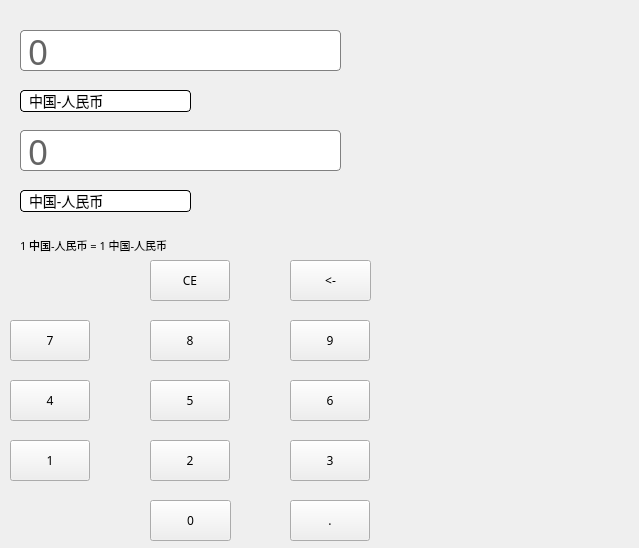
<?xml version="1.0" encoding="UTF-8"?>
<ui version="4.0">
 <class>huobi</class>
 <widget class="QWidget" name="huobi">
  <property name="geometry">
   <rect>
    <x>0</x>
    <y>0</y>
    <width>639</width>
    <height>548</height>
   </rect>
  </property>
  <property name="maximumSize">
   <size>
    <width>1000</width>
    <height>10000</height>
   </size>
  </property>
  <property name="font">
   <font>
    <family>宋体</family>
    <italic>false</italic>
    <bold>false</bold>
   </font>
  </property>
  <property name="windowTitle">
   <string>拉胯计算器</string>
  </property>
  <property name="styleSheet">
   <string notr="true"/>
  </property>
  <widget class="QWidget" name="centralWidget" native="true">
   <property name="geometry">
    <rect>
     <x>0</x>
     <y>0</y>
     <width>411</width>
     <height>571</height>
    </rect>
   </property>
   <property name="styleSheet">
    <string notr="true">QComboBox {
padding-left: 8px;
padding-right: 24px;
color: black; /* 修改文本颜色为黑色 */
background-color: white; /* 修改背景颜色为白色 */
border: 1px solid black; /* 边框样式 */
border-radius: 4px;
font-size: 14px;
selection-background-color: rgb(200, 200, 200); /* 选中项背景颜色 */
}

QComboBox:hover {
border: 1px solid rgb(100, 100, 100); /* 鼠标悬停时边框样式 */
}

QComboBox::drop-down {
width: 20px;
height: 20px;
subcontrol-origin: padding;
subcontrol-position: right;
border: none;
background-color: transparent;
}


QComboBox::down-arrow:hover {
image: url(:/img/down_gray.png); /* 鼠标悬停时的下拉箭头图标，灰色 */
}

QComboBox QAbstractItemView {
background-color: white;
color: black;
}

QComboBox QAbstractItemView::item {
height: 26px;
font-size: 14px;
}

QComboBox QAbstractItemView::item:hover {
background-color: rgb(200, 200, 200); /* 鼠标悬停时的下拉列表项背景颜色 */
}

QLabel{
font-size: 11px;
}
QLineEdit {
    padding: 5px;
    color: black;
    background-color: white;
    border: 1px solid rgb(128, 128, 128);
    border-radius: 4px;
    font-size: 35px;
}

QLineEdit:hover {
    border: 1px solid rgb(100, 100, 100);
}

QLineEdit:focus {
    border: 2px solid rgb(0, 170, 255); /* 获得焦点时的边框颜色 */
    background-color: rgb(240, 240, 240); /* 获得焦点时的背景颜色 */
}

QLineEdit:disabled {
    background-color: rgb(220, 220, 220);
}

QLineEdit::placeholder {
    color: rgb(150, 150, 150);
}

QLineEdit::hover::placeholder {
    color: rgb(100, 100, 100);
}

QLineEdit[readOnly=&quot;true&quot;] {
    background-color: rgb(240, 240, 240);
}

QLineEdit[readOnly=&quot;true&quot;]:hover {
    border: 1px solid rgb(220, 220, 220);
}
</string>
   </property>
   <widget class="QComboBox" name="comboBox">
    <property name="geometry">
     <rect>
      <x>20</x>
      <y>90</y>
      <width>171</width>
      <height>22</height>
     </rect>
    </property>
    <item>
     <property name="text">
      <string>中国-人民币</string>
     </property>
    </item>
    <item>
     <property name="text">
      <string>美国-美元</string>
     </property>
    </item>
    <item>
     <property name="text">
      <string>哥伦比亚-比索</string>
     </property>
    </item>
    <item>
     <property name="text">
      <string>印度-卢比</string>
     </property>
    </item>
    <item>
     <property name="text">
      <string>欧洲-欧元</string>
     </property>
    </item>
    <item>
     <property name="text">
      <string>日本-日元</string>
     </property>
    </item>
    <item>
     <property name="text">
      <string>加拿大-元</string>
     </property>
    </item>
    <item>
     <property name="text">
      <string>阿根廷-比索</string>
     </property>
    </item>
    <item>
     <property name="text">
      <string>香港-港元</string>
     </property>
    </item>
    <item>
     <property name="text">
      <string>台湾-新台币</string>
     </property>
    </item>
   </widget>
   <widget class="QLabel" name="label_4">
    <property name="geometry">
     <rect>
      <x>20</x>
      <y>230</y>
      <width>381</width>
      <height>31</height>
     </rect>
    </property>
    <property name="text">
     <string>1 中国-人民币 = 1 中国-人民币</string>
    </property>
   </widget>
   <widget class="QComboBox" name="comboBox_2">
    <property name="geometry">
     <rect>
      <x>20</x>
      <y>190</y>
      <width>171</width>
      <height>22</height>
     </rect>
    </property>
    <item>
     <property name="text">
      <string>中国-人民币</string>
     </property>
    </item>
    <item>
     <property name="text">
      <string>美国-美元</string>
     </property>
    </item>
    <item>
     <property name="text">
      <string>哥伦比亚-比索</string>
     </property>
    </item>
    <item>
     <property name="text">
      <string>印度-卢比</string>
     </property>
    </item>
    <item>
     <property name="text">
      <string>欧洲-欧元</string>
     </property>
    </item>
    <item>
     <property name="text">
      <string>日本-日元</string>
     </property>
    </item>
    <item>
     <property name="text">
      <string>加拿大-元</string>
     </property>
    </item>
    <item>
     <property name="text">
      <string>阿根廷-比索</string>
     </property>
    </item>
    <item>
     <property name="text">
      <string>香港-港元</string>
     </property>
    </item>
    <item>
     <property name="text">
      <string>台湾-新台币</string>
     </property>
    </item>
   </widget>
   <widget class="QPushButton" name="pushButton">
    <property name="geometry">
     <rect>
      <x>150</x>
      <y>500</y>
      <width>81</width>
      <height>41</height>
     </rect>
    </property>
    <property name="text">
     <string>0</string>
    </property>
   </widget>
   <widget class="QPushButton" name="pushButton_2">
    <property name="geometry">
     <rect>
      <x>10</x>
      <y>440</y>
      <width>80</width>
      <height>41</height>
     </rect>
    </property>
    <property name="text">
     <string>1</string>
    </property>
   </widget>
   <widget class="QPushButton" name="pushButton_3">
    <property name="geometry">
     <rect>
      <x>150</x>
      <y>440</y>
      <width>80</width>
      <height>41</height>
     </rect>
    </property>
    <property name="text">
     <string>2</string>
    </property>
   </widget>
   <widget class="QPushButton" name="pushButton_4">
    <property name="geometry">
     <rect>
      <x>290</x>
      <y>440</y>
      <width>80</width>
      <height>41</height>
     </rect>
    </property>
    <property name="text">
     <string>3</string>
    </property>
   </widget>
   <widget class="QPushButton" name="pushButton_5">
    <property name="geometry">
     <rect>
      <x>10</x>
      <y>380</y>
      <width>80</width>
      <height>41</height>
     </rect>
    </property>
    <property name="text">
     <string>4</string>
    </property>
   </widget>
   <widget class="QPushButton" name="pushButton_6">
    <property name="geometry">
     <rect>
      <x>150</x>
      <y>380</y>
      <width>80</width>
      <height>41</height>
     </rect>
    </property>
    <property name="text">
     <string>5</string>
    </property>
   </widget>
   <widget class="QPushButton" name="pushButton_7">
    <property name="geometry">
     <rect>
      <x>290</x>
      <y>380</y>
      <width>80</width>
      <height>41</height>
     </rect>
    </property>
    <property name="text">
     <string>6</string>
    </property>
   </widget>
   <widget class="QPushButton" name="pushButton_8">
    <property name="geometry">
     <rect>
      <x>10</x>
      <y>320</y>
      <width>80</width>
      <height>41</height>
     </rect>
    </property>
    <property name="text">
     <string>7</string>
    </property>
   </widget>
   <widget class="QPushButton" name="pushButton_9">
    <property name="geometry">
     <rect>
      <x>150</x>
      <y>320</y>
      <width>80</width>
      <height>41</height>
     </rect>
    </property>
    <property name="text">
     <string>8</string>
    </property>
   </widget>
   <widget class="QPushButton" name="pushButton_10">
    <property name="geometry">
     <rect>
      <x>290</x>
      <y>320</y>
      <width>80</width>
      <height>41</height>
     </rect>
    </property>
    <property name="text">
     <string>9</string>
    </property>
   </widget>
   <widget class="QPushButton" name="pushButton_11">
    <property name="geometry">
     <rect>
      <x>150</x>
      <y>260</y>
      <width>80</width>
      <height>41</height>
     </rect>
    </property>
    <property name="text">
     <string>CE</string>
    </property>
   </widget>
   <widget class="QPushButton" name="pushButton_12">
    <property name="geometry">
     <rect>
      <x>290</x>
      <y>260</y>
      <width>81</width>
      <height>41</height>
     </rect>
    </property>
    <property name="text">
     <string>&lt;-</string>
    </property>
   </widget>
   <widget class="QPushButton" name="pushButton_13">
    <property name="geometry">
     <rect>
      <x>290</x>
      <y>500</y>
      <width>80</width>
      <height>41</height>
     </rect>
    </property>
    <property name="text">
     <string>.</string>
    </property>
   </widget>
   <widget class="QLineEdit" name="lineEdit">
    <property name="geometry">
     <rect>
      <x>20</x>
      <y>30</y>
      <width>321</width>
      <height>41</height>
     </rect>
    </property>
    <property name="text">
     <string>0</string>
    </property>
   </widget>
   <widget class="QLineEdit" name="lineEdit_2">
    <property name="geometry">
     <rect>
      <x>20</x>
      <y>130</y>
      <width>321</width>
      <height>41</height>
     </rect>
    </property>
    <property name="text">
     <string>0</string>
    </property>
   </widget>
  </widget>
 </widget>
 <layoutdefault spacing="6" margin="11"/>
 <resources/>
 <connections/>
</ui>
